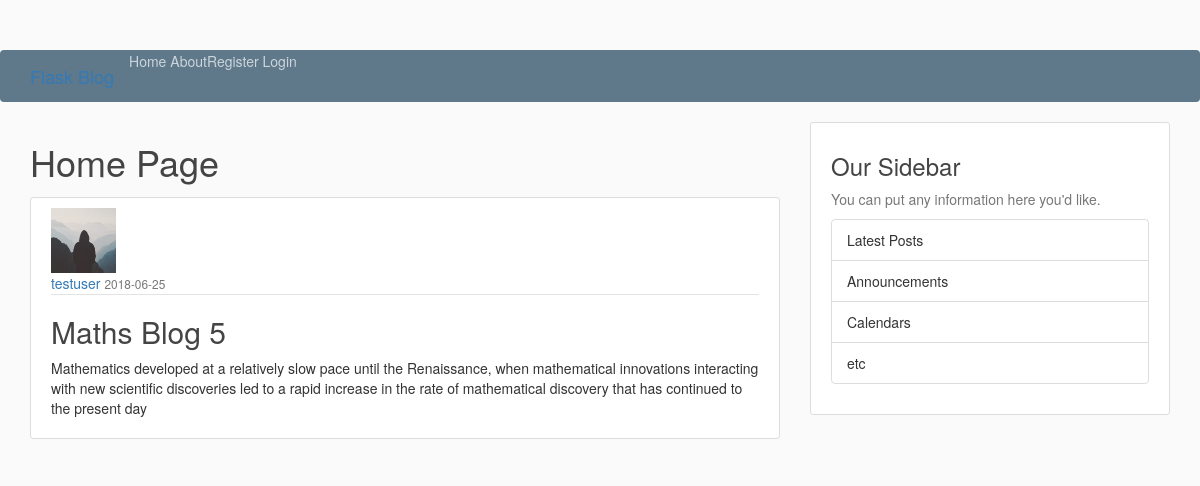
Page /post/13 on the committed database.
### app/models.py (models this page shows, shortened)
class User(db.Model,UserMixin):
	id = db.Column(db.Integer , primary_key = True)
	username = db.Column(db.String(20), unique = True , nullable = False)
	email = db.Column(db.String(100), unique = True , nullable = False)
	image_file = db.Column(db.String(20), default= 'default.jpg', nullable = False)
	password = db.Column(db.String(60), nullable = False)
	posts = db.relationship('Post', backref='author', lazy=True)

class Post(db.Model):
	id = db.Column(db.Integer , primary_key = True)
	title = db.Column(db.String(100),  nullable = False)
	content = db.Column(db.Text, nullable= False)
	date_posted = db.Column(db.DateTime, nullable=False,default=datetime.utcnow)
	user_id = db.Column(db.Integer, db.ForeignKey('user.id'), nullable=False)

### app/routes.py (the view)
@app.route("/post/<int:post_id>")
def post(post_id):
	post = Post.query.get_or_404(post_id)
	return render_template("post.html", tile = post.title ,
							post = post)

### app/templates/post.html (shortened to what this page needs)
{% extends "index.html" %}
{% block content %}
<h1>Home Page</h1>
<article class="media content-section">
	<img src="{{url_for('static', filename = 'profile/'+ post.author.image_file)}}" class = "rounded-circle article-img" alt="">
	<div class="media-body">
		<div class="article-metadata">
			<a class="mr-2" href="{{ url_for('user_posts' , username = post.author.username) }}">{{ post.author.username }}</a>
			<small class="text-muted">{{ post.date_posted.strftime('%Y-%m-%d') }}</small>
		</div>
		<h2  class="article-title" href="#">{{ post.title }} </h2>
		<p class="article-content">{{ post.content }}</p>
	</div>
</article>
{% endblock %}

### app/static/main.css (style rules this page uses)
body { background: #fafafa; color: #333333; margin-top: 5rem; }
h1, h2, h3, h4, h5, h6 { color: #444444; }
.content-section { background: #ffffff; padding: 10px 20px; border: 1px solid #dddddd; border-radius: 3px; margin-bottom: 20px; }
.article-title { color: #444444; }
.article-content { white-space: pre-line; }
.article-img { height: 65px; width: 65px; margin-right: 16px; }
.article-metadata { padding-bottom: 1px; margin-bottom: 4px; border-bottom: 1px solid #e3e3e3 }

### rows in the picture
User: image_file (placeholder picture), author.username "testuser"
Post: date_posted "2018-06-25", title "Maths Blog 5", content "Mathematics developed at a relatively slow pace until the Renaissance, when mathematical innovations interacting with new scientific discoveries led to a rapid increase in the rate of mathematical discovery that has continued to the present day"
